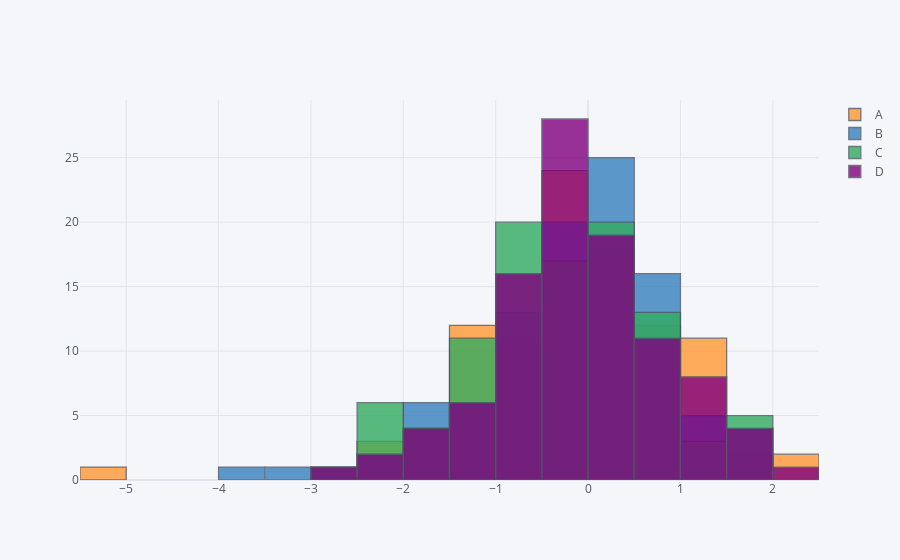

The cell this chart's notebook holds for it:
### Code cell
df.iplot(kind='hist', bins=20)
